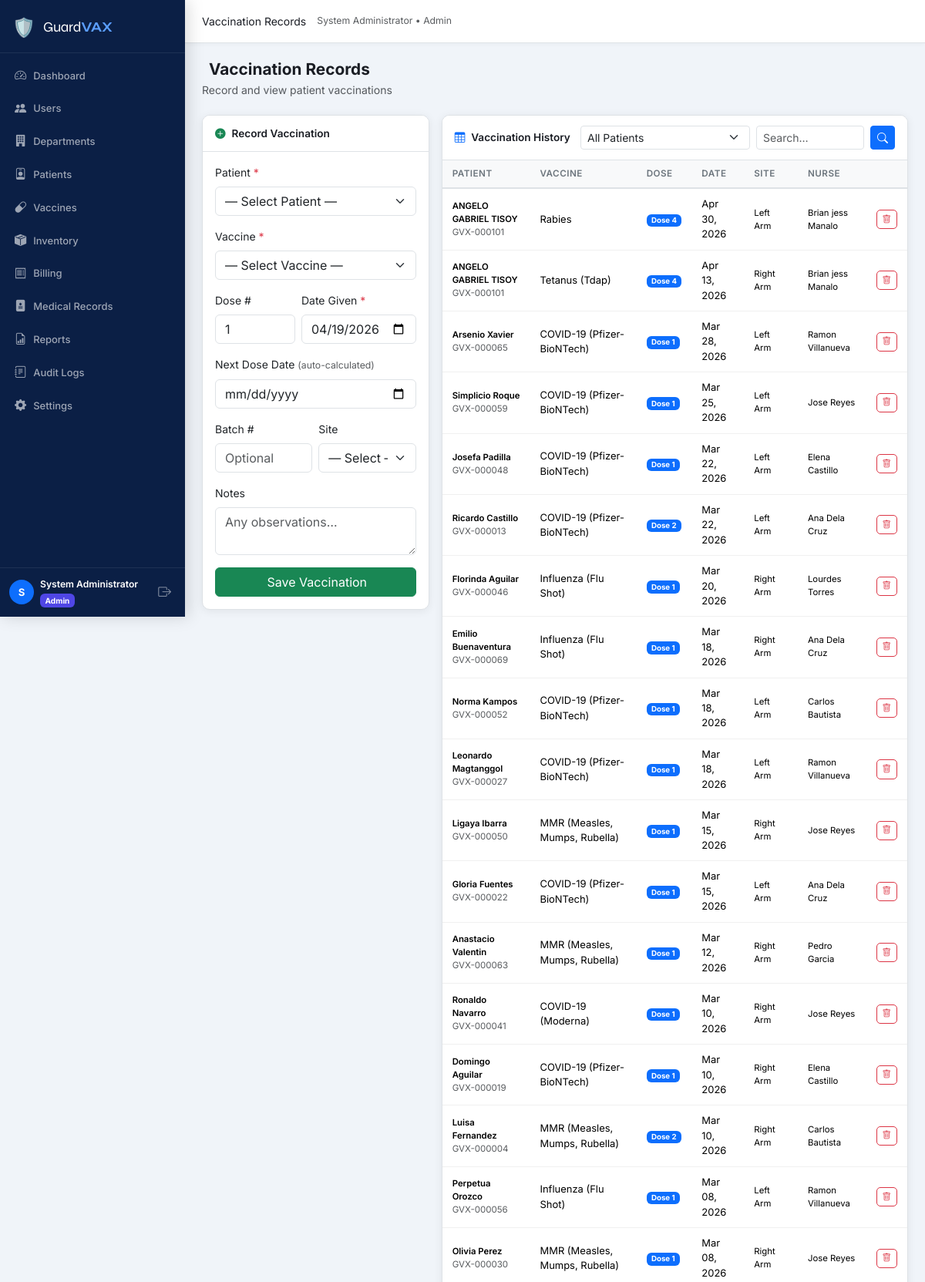
Screenshot of /nurse/vaccinations.php (signed in, upper part) with the database file from the repository.
### tables this page shows
CREATE TABLE `users` (
  `id` int(10) UNSIGNED NOT NULL,
  `name` varchar(150) NOT NULL,
  `email` varchar(150) NOT NULL,
  `password` varchar(255) NOT NULL,
  `role_id` int(10) UNSIGNED NOT NULL,
  `department_id` int(10) UNSIGNED DEFAULT NULL,
  `status` enum('active','inactive','pending') NOT NULL DEFAULT 'pending',
  `email_verified` tinyint(1) NOT NULL DEFAULT 0,
  `created_at` datetime NOT NULL DEFAULT current_timestamp(),
  `updated_at` datetime NOT NULL DEFAULT current_timestamp() ON UPDATE current_timestamp()
);

CREATE TABLE `roles` (
  `id` int(10) UNSIGNED NOT NULL,
  `name` varchar(50) NOT NULL,
  `label` varchar(100) NOT NULL
);

CREATE TABLE `vaccinations` (
  `id` int(10) UNSIGNED NOT NULL,
  `patient_id` int(10) UNSIGNED NOT NULL,
  `vaccine_id` int(10) UNSIGNED NOT NULL,
  `dose_number` int(11) NOT NULL DEFAULT 1,
  `date_given` date NOT NULL,
  `administered_by` int(10) UNSIGNED NOT NULL,
  `batch_number` varchar(50) DEFAULT NULL,
  `site` varchar(50) DEFAULT NULL,
  `notes` text DEFAULT NULL,
  `next_dose_date` date DEFAULT NULL,
  `created_at` datetime NOT NULL DEFAULT current_timestamp()
);

CREATE TABLE `patients` (
  `id` int(10) UNSIGNED NOT NULL,
  `user_id` int(10) UNSIGNED NOT NULL,
  `patient_code` varchar(20) NOT NULL,
  `date_of_birth` date NOT NULL,
  `gender` enum('Male','Female','Other') NOT NULL,
  `blood_type` varchar(5) DEFAULT NULL,
  `address` text DEFAULT NULL,
  `phone` varchar(20) DEFAULT NULL,
  `emergency_contact_name` varchar(150) DEFAULT NULL,
  `emergency_contact_phone` varchar(20) DEFAULT NULL,
  `allergies` text DEFAULT NULL,
  `notes` text DEFAULT NULL,
  `registered_by` int(10) UNSIGNED DEFAULT NULL,
  `created_at` datetime NOT NULL DEFAULT current_timestamp(),
  `updated_at` datetime NOT NULL DEFAULT current_timestamp() ON UPDATE current_timestamp()
);

CREATE TABLE `vaccines` (
  `id` int(10) UNSIGNED NOT NULL,
  `name` varchar(150) NOT NULL,
  `manufacturer` varchar(150) DEFAULT NULL,
  `description` text DEFAULT NULL,
  `doses_required` int(11) NOT NULL DEFAULT 1,
  `interval_days` int(11) DEFAULT NULL,
  `is_active` tinyint(1) NOT NULL DEFAULT 1,
  `created_at` datetime NOT NULL DEFAULT current_timestamp()
);

### config/db.php (called while the page is built, shortened)
<?php
function db(): PDO {
    static $pdo = null;
    if ($pdo === null) {
        $dsn = sprintf(
            'mysql:host=%s;port=%s;dbname=%s;charset=%s',
            DB_HOST, DB_PORT, DB_NAME, DB_CHARSET
        );
        $options = [
            PDO::ATTR_ERRMODE            => PDO::ERRMODE_EXCEPTION,
            PDO::ATTR_DEFAULT_FETCH_MODE => PDO::FETCH_ASSOC,
            PDO::ATTR_EMULATE_PREPARES   => false,
        ];
        try {
            $pdo = new PDO($dsn, DB_USER, DB_PASS, $options);
            $offset = (new DateTime())->format('P');
            $pdo->exec("SET time_zone='{$offset}'");
        } catch (PDOException $e) {
            die('<div style="padding:2rem;color:red;font-family:monospace">
                <strong>Database Connection Error:</strong> ' . htmlspecialchars($e->getMessage()) . '
            </div>');
        }
    }
    return $pdo;
}

### includes/functions.php (called while the page is built, shortened)
<?php
require_once __DIR__ . '/../config/db.php';
function isLoggedIn(): bool
{
    return isset($_SESSION['user_id']) && !empty($_SESSION['user_id']);
}
function getCurrentUser(): ?array
{
    $stmt = db()->prepare('SELECT u.*, r.name AS role_name FROM users u JOIN roles r ON r.id = u.role_id WHERE u.id = ?');
    $stmt->execute([$_SESSION['user_id']]);
    return $stmt->fetch() ?: null;
}
function sanitize(string $value): string
{
    return htmlspecialchars(trim($value), ENT_QUOTES, 'UTF-8');
}
function formatDate(string $date, string $format = 'M d, Y'): string
{
    return $date ? date($format, strtotime($date)) : 'N/A';
}

### includes/auth.php (called while the page is built, shortened)
<?php
require_once __DIR__ . '/functions.php';
function guard(string ...$allowedRoles): array
{
    $user = getCurrentUser();
    return $user;
}

### nurse/vaccinations.php (the view, shortened to what this page needs)
<?php
require_once __DIR__ . '/../includes/auth.php';
require_once __DIR__ . '/../includes/layout.php';
$user = guard('nurse', 'admin');
$search    = sanitize($_GET['q'] ?? '');
$where  = '1=1';
$params = [];
$vaccinations = db()->prepare(
    "SELECT v.*, p.patient_code, u.name AS patient_name, vk.name AS vaccine_name,
            nu.name AS nurse_name
     FROM vaccinations v
     JOIN patients p ON p.id = v.patient_id
     JOIN users u ON u.id = p.user_id
     JOIN vaccines vk ON vk.id = v.vaccine_id
     JOIN users nu ON nu.id = v.administered_by
     WHERE {$where}
     ORDER BY v.date_given DESC, v.id DESC LIMIT 100"
);
$vaccinations->execute($params);
$vaccinations = $vaccinations->fetchAll();
?>
<?php renderHead('Vaccinations'); ?>
<?php renderNav($user); ?>
<?php renderPageHeader('Vaccination Records', 'Record and view patient vaccinations', 'syringe'); ?>
<div class="row g-3">
  <div class="col-lg-4">
    <div class="card card-gvx">
      <div class="card-header-gvx"><i class="bi bi-plus-circle-fill me-2 text-success"></i>Record Vaccination</div>
      <div class="card-body">
        <form method="POST" novalidate>
          <div class="mb-3">
            <label class="form-label">Patient <span class="text-danger">*</span></label>
            <select name="patient_id" class="form-select" required id="patientSelect">
              <option value="">— Select Patient —</option>
            </select>
          </div>
          <div class="mb-3">
            <label class="form-label">Vaccine <span class="text-danger">*</span></label>
            <select name="vaccine_id" class="form-select" required id="vaccineSelect">
              <option value="">— Select Vaccine —</option>
            </select>
          </div>
          <div class="row g-2 mb-3">
            <div class="col-5">
              <label class="form-label">Dose #</label>
              <input type="number" name="dose_number" id="doseNum" class="form-control" value="1" min="1" max="10" required>
            </div>
            <div class="col-7">
              <label class="form-label">Date Given <span class="text-danger">*</span></label>
              <input type="date" name="date_given" id="dateGiven" class="form-control" value="<?= date('Y-m-d') ?>" required>
            </div>
          </div>
          <div class="mb-3">
            <label class="form-label">Next Dose Date <small class="text-muted">(auto-calculated)</small></label>
            <input type="date" name="next_dose_date" id="nextDoseDate" class="form-control">
          </div>
          <div class="row g-2 mb-3">
            <div class="col-6">
              <label class="form-label">Batch #</label>
              <input type="text" name="batch_number" class="form-control" placeholder="Optional">
            </div>
            <div class="col-6">
              <label class="form-label">Site</label>
              <select name="site" class="form-select">
                <option value="">— Select —</option>
              </select>
            </div>
          </div>
          <div class="mb-3">
            <label class="form-label">Notes</label>
            <textarea name="notes" class="form-control" rows="2" placeholder="Any observations…"></textarea>
          </div>
          <button type="submit" class="btn btn-success w-100">
            <i class="bi bi-syringe me-1"></i> Save Vaccination
          </button>
        </form>
      </div>
    </div>
  </div>
  <div class="col-lg-8">
    <div class="card card-gvx">
      <div class="card-header-gvx">
        <div class="d-flex justify-content-between align-items-center flex-wrap gap-2">
          <span><i class="bi bi-table me-2 text-primary"></i>Vaccination History</span>
          <form class="d-flex gap-2" method="GET">
            <select name="patient_id" class="form-select form-select-sm" style="max-width:220px" onchange="this.form.submit()">
              <option value="">All Patients</option>
            </select>
            <input type="text" name="q" class="form-control form-control-sm" placeholder="Search…" value="<?= sanitize($search) ?>" style="max-width:140px">
            <button type="submit" class="btn btn-sm btn-primary"><i class="bi bi-search"></i></button>
          </form>
        </div>
      </div>
      <div class="table-responsive">
        <table class="table table-gvx mb-0">
          <thead><tr>
            <th>Patient</th><th>Vaccine</th><th>Dose</th><th>Date</th><th>Site</th><th>Nurse</th><th></th>
          </tr></thead>
          <tbody>
            <?php foreach ($vaccinations as $v): ?>
            <tr>
              <td>
                <div class="fw-semibold small"><?= sanitize($v['patient_name']) ?></div>
                <div class="text-muted" style="font-size:.72rem"><?= sanitize($v['patient_code']) ?></div>
              </td>
              <td><?= sanitize($v['vaccine_name']) ?></td>
              <td><span class="badge bg-primary">Dose <?= $v['dose_number'] ?></span></td>
              <td><?= formatDate($v['date_given']) ?></td>
              <td class="small"><?= sanitize($v['site'] ?: '—') ?></td>
              <td class="small"><?= sanitize($v['nurse_name']) ?></td>
              <td>
                <form method="POST" class="d-inline" onsubmit="return confirm('Delete this vaccination record?')">
                  <button type="submit" class="btn btn-xs btn-outline-danger"><i class="bi bi-trash"></i></button>
                </form>
              </td>
            </tr>
            <?php endforeach; ?>
          </tbody>
        </table>
      </div>
    </div>
  </div>
</div>
<?php renderFooter(); ?>

### includes/layout.php (shortened to what this page needs)
<?php
function renderHead(string $title, array $extraCss = []): void
{
    $siteName = SITE_NAME;
    $siteUrl  = SITE_URL;
    echo <<<HTML
<!DOCTYPE html>
<html lang="en">
<head>
  <meta charset="UTF-8">
  <meta name="viewport" content="width=device-width, initial-scale=1.0">
  <title>{$title} — {$siteName}</title>
  <link rel="stylesheet" href="https://cdn.jsdelivr.net/npm/bootstrap@5.3.2/dist/css/bootstrap.min.css">
  <link rel="stylesheet" href="https://cdn.jsdelivr.net/npm/bootstrap-icons@1.11.3/font/bootstrap-icons.min.css">
  <link rel="preconnect" href="https://fonts.googleapis.com">
  <link href="https://fonts.googleapis.com/css2?family=Inter:wght@300;400;500;600;700&family=Syne:wght@700;800&display=swap" rel="stylesheet">
  <link rel="stylesheet" href="{$siteUrl}/assets/css/style.css">
HTML;
    echo "</head>\n<body>\n";
}
function renderNav(array $user): void
{
    $role    = $user['role_name'];
    $name    = htmlspecialchars($user['name']);
    $roleLabel = ucfirst($role);
    $siteUrl = SITE_URL;
    $current = $_SERVER['REQUEST_URI'];
    $links = '';
    foreach ($navLinks as $link) {
        $active = str_contains($current, $link['href']) ? 'active' : '';
        $links .= <<<HTML
        <li class="nav-item">
          <a class="nav-link {$active}" href="{$siteUrl}{$link['href']}">
            <i class="bi bi-{$link['icon']}"></i>
            <span>{$link['label']}</span>
          </a>
        </li>
HTML;
    }
    echo <<<HTML
<div class="gvx-wrapper">
<aside class="gvx-sidebar" id="gvxSidebar">
  <div class="sidebar-brand">
    <span class="brand-icon">🛡️</span>
    <span class="brand-name">Guard<strong>VAX</strong></span>
  </div>
  <nav class="sidebar-nav">
    <ul class="nav flex-column">
      {$links}
    </ul>
  </nav>
  <div class="sidebar-footer">
    <div class="user-pill">
      <div class="user-avatar">{$name[0]}</div>
      <div class="user-info">
        <div class="user-name">{$name}</div>
        <div class="user-role badge bg-role-{$role}">{$roleLabel}</div>
      </div>
    </div>
    <a href="{$siteUrl}/auth/logout.php" class="btn-logout" title="Logout">
      <i class="bi bi-box-arrow-right"></i>
    </a>
  </div>
</aside>
<main class="gvx-main">
  <header class="gvx-topbar">
    <button class="sidebar-toggle d-lg-none" onclick="document.getElementById('gvxSidebar').classList.toggle('show')">
      <i class="bi bi-list"></i>
    </button>
    <div class="topbar-title" id="pageTitle"></div>
    <div class="topbar-actions">
      <span class="text-muted small d-none d-md-block">{$name} &bull; {$roleLabel}</span>
    </div>
  </header>
  <div class="gvx-content">
HTML;
}
function renderFooter(): void
{
    $siteUrl = SITE_URL;
    echo <<<HTML
  </div>
</main>
</div>
<script src="https://cdn.jsdelivr.net/npm/bootstrap@5.3.2/dist/js/bootstrap.bundle.min.js"></script>
<script src="https://cdn.jsdelivr.net/npm/chart.js@4.4.0/dist/chart.umd.min.js"></script>
<script src="https://cdn.jsdelivr.net/npm/sweetalert2@11"></script>
<script src="{$siteUrl}/assets/js/main.js"></script>
</body>
</html>
HTML;
}
function renderPageHeader(string $title, string $subtitle = '', string $icon = 'clipboard2-pulse'): void
{
    echo <<<HTML
    <div class="page-header">
      <div>
        <h1 class="page-title"><i class="bi bi-{$icon}"></i> {$title}</h1>
        <p class="page-subtitle text-muted mb-0">{$subtitle}</p>
      </div>
    </div>
HTML;
}

### rows the page displays
users: name "S", name "System Administrator", role.name "Admin"
vaccinations: users.name "ANGELO GABRIEL TISOY", patient.patient_code "GVX-000101", vaccine.name "Rabies", dose_number "4", date_given "Apr 30, 2026", site "Left Arm", administered_by.name "Brian jess Manalo"
vaccinations: users.name "ANGELO GABRIEL TISOY", patient.patient_code "GVX-000101", vaccine.name "Tetanus (Tdap)", dose_number "4", date_given "Apr 13, 2026", site "Right Arm", administered_by.name "Brian jess Manalo"
vaccinations: users.name "Arsenio Xavier", patient.patient_code "GVX-000065", vaccine.name "COVID-19 (Pfizer-BioNTech)", dose_number "1", date_given "Mar 28, 2026", site "Left Arm", administered_by.name "Ramon Villanueva"
vaccinations: users.name "Simplicio Roque", patient.patient_code "GVX-000059", vaccine.name "COVID-19 (Pfizer-BioNTech)", dose_number "1", date_given "Mar 25, 2026", site "Left Arm", administered_by.name "Jose Reyes"
vaccinations: users.name "Josefa Padilla", patient.patient_code "GVX-000048", vaccine.name "COVID-19 (Pfizer-BioNTech)", dose_number "1", date_given "Mar 22, 2026", site "Left Arm", administered_by.name "Elena Castillo"
vaccinations: users.name "Ricardo Castillo", patient.patient_code "GVX-000013", vaccine.name "COVID-19 (Pfizer-BioNTech)", dose_number "2", date_given "Mar 22, 2026", site "Left Arm", administered_by.name "Ana Dela Cruz"
vaccinations: users.name "Florinda Aguilar", patient.patient_code "GVX-000046", vaccine.name "Influenza (Flu Shot)", dose_number "1", date_given "Mar 20, 2026", site "Right Arm", administered_by.name "Lourdes Torres"
vaccinations: users.name "Emilio Buenaventura", patient.patient_code "GVX-000069", vaccine.name "Influenza (Flu Shot)", dose_number "1", date_given "Mar 18, 2026", site "Right Arm", administered_by.name "Ana Dela Cruz"
vaccinations: users.name "Norma Kampos", patient.patient_code "GVX-000052", vaccine.name "COVID-19 (Pfizer-BioNTech)", dose_number "1", date_given "Mar 18, 2026", site "Left Arm", administered_by.name "Carlos Bautista"
vaccinations: users.name "Leonardo Magtanggol", patient.patient_code "GVX-000027", vaccine.name "COVID-19 (Pfizer-BioNTech)", dose_number "1", date_given "Mar 18, 2026", site "Left Arm", administered_by.name "Ramon Villanueva"
vaccinations: users.name "Ligaya Ibarra", patient.patient_code "GVX-000050", vaccine.name "MMR (Measles, Mumps, Rubella)", dose_number "1", date_given "Mar 15, 2026", site "Right Arm", administered_by.name "Jose Reyes"
vaccinations: users.name "Gloria Fuentes", patient.patient_code "GVX-000022", vaccine.name "COVID-19 (Pfizer-BioNTech)", dose_number "1", date_given "Mar 15, 2026", site "Left Arm", administered_by.name "Ana Dela Cruz"
vaccinations: users.name "Anastacio Valentin", patient.patient_code "GVX-000063", vaccine.name "MMR (Measles, Mumps, Rubella)", dose_number "1", date_given "Mar 12, 2026", site "Right Arm", administered_by.name "Pedro Garcia"
vaccinations: users.name "Ronaldo Navarro", patient.patient_code "GVX-000041", vaccine.name "COVID-19 (Moderna)", dose_number "1", date_given "Mar 10, 2026", site "Right Arm", administered_by.name "Jose Reyes"
vaccinations: users.name "Domingo Aguilar", patient.patient_code "GVX-000019", vaccine.name "COVID-19 (Pfizer-BioNTech)", dose_number "1", date_given "Mar 10, 2026", site "Right Arm", administered_by.name "Elena Castillo"
vaccinations: users.name "Luisa Fernandez", patient.patient_code "GVX-000004", vaccine.name "MMR (Measles, Mumps, Rubella)", dose_number "2", date_given "Mar 10, 2026", site "Right Arm", administered_by.name "Carlos Bautista"
vaccinations: users.name "Perpetua Orozco", patient.patient_code "GVX-000056", vaccine.name "Influenza (Flu Shot)", dose_number "1", date_given "Mar 08, 2026", site "Left Arm", administered_by.name "Ramon Villanueva"
vaccinations: users.name "Olivia Perez", patient.patient_code "GVX-000030", vaccine.name "MMR (Measles, Mumps, Rubella)", dose_number "1", date_given "Mar 08, 2026", site "Right Arm", administered_by.name "Jose Reyes"

### other values shown
$link['label'] "Dashboard"
$link['label'] "Users"
$link['label'] "Departments"
$link['label'] "Patients"
$link['label'] "Vaccines"
$link['label'] "Inventory"
$link['label'] "Billing"
$link['label'] "Medical Records"
$link['label'] "Reports"
$link['label'] "Audit Logs"
$link['label'] "Settings"
$title "Vaccination Records"
$subtitle "Record and view patient vaccinations"
